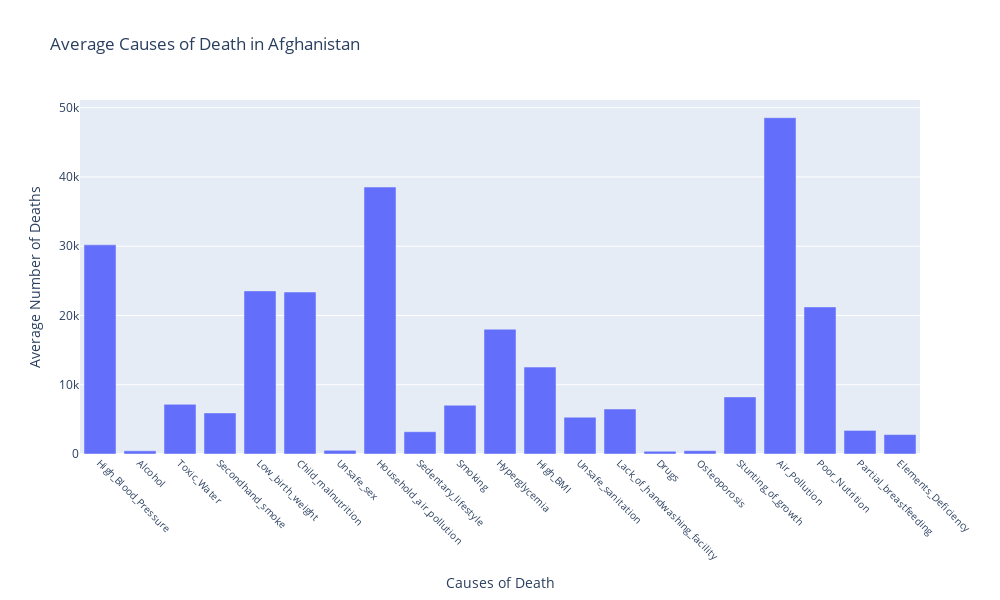

Notebook source saved alongside this figure:
### Code cell
# Register the function to be called when dropdown value changes
country_dropdown.observe(on_dropdown_change, names='value')
year_dropdown.observe(on_dropdown_change, names='value')

# Display the dropdown widget and initial plot
display(country_dropdown)
display(year_dropdown)

# Get the initial selected country from the dropdown menu
selected_country = country_dropdown.value
selected_year = year_dropdown.value

# Update the plot for the initial selection
update_plot(selected_country, selected_year)

### Figure 1 — Plotly figure (JSON) as saved in the notebook; plotly's stock layout.template omitted (floating-point values rounded to 4 significant figures)
{"data": [{"alignmentgroup": "True", "hovertemplate": "Causes of Death=%{x}<br>Average Number of Deaths=%{y}<extra></extra>", "legendgroup": "", "marker": {"color": "#636efa", "pattern": {"shape": ""}}, "name": "", "offsetgroup": "", "orientation": "v", "showlegend": false, "textposition": "auto", "type": "bar", "x": ["High_Blood_Pressure", "Alcohol", "Toxic_Water", "Secondhand_smoke", "Low_birth_weight", "Child_malnutrition", "Unsafe_sex", "Household_air_pollution", "Sedentary_lifestyle", "Smoking", "Hyperglycemia", "High_BMI", "Unsafe_sanitation", "Lack_of_handwashing_facility", "Drugs", "Osteoporosis", "Stunting_of_growth", "Air_Pollution", "Poor_Nutrition", "Partial_breastfeeding", "Elements_Deficiency"], "xaxis": "x", "y": [30210.0, 459.3, 7175.0, 5931.0, 23550.0, 23390.0, 532.3, 38550.0, 3216.0, 7043.0, 18010.0, 12552, 5311.0, 6498.0, 398.5, 483, 8245.0, 48560.0, 21240.0, 3403.0, 2804.0], "yaxis": "y"}], "layout": {"barmode": "relative", "height": 600, "legend": {"tracegroupgap": 0}, "title": {"text": "Average Causes of Death in Afghanistan"}, "width": 1000, "xaxis": {"anchor": "y", "autorange": true, "domain": [0, 1], "range": [-0.5, 20.5], "tickangle": 45, "tickfont": {"size": 10}, "title": {"text": "Causes of Death"}, "type": "category"}, "yaxis": {"anchor": "x", "autorange": true, "domain": [0, 1], "range": [0, 51118], "title": {"text": "Average Number of Deaths"}, "type": "linear"}}}
